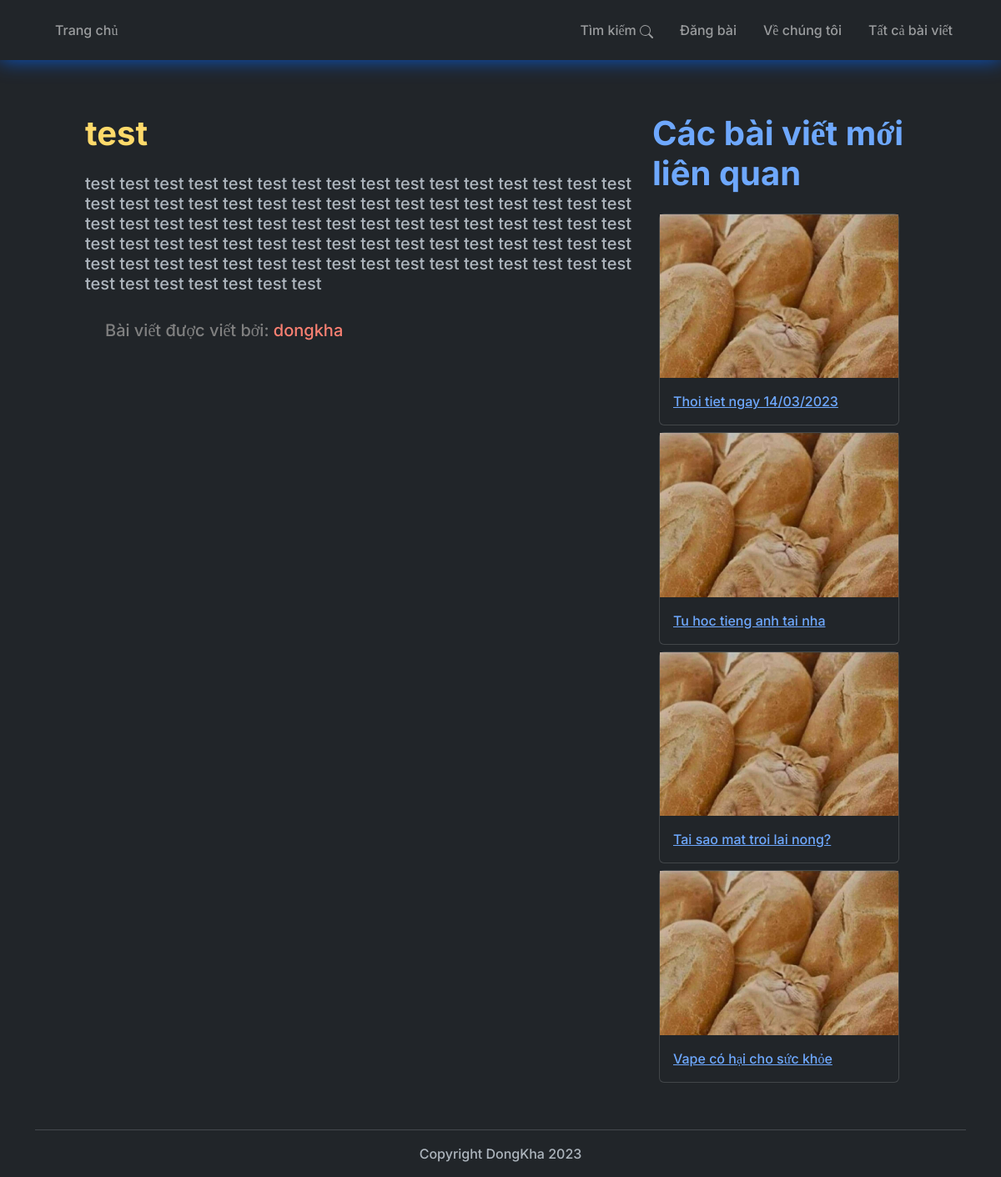
Screenshot of /read.php?id=7 with the database file from the repository.
### tables this page shows
CREATE TABLE `data` (
  `id` int(255) NOT NULL,
  `date` date NOT NULL DEFAULT current_timestamp(),
  `title` text NOT NULL,
  `content` text NOT NULL,
  `author` text NOT NULL
);

### read.php (the view, shortened to what this page needs)
 <?php
 include './utils/database.php';
    if (isset($_GET['id'])) {
      $id = $_GET['id'];
      $sql = "SELECT * FROM data WHERE id='".$id."'";
                $result = $db_connect->query($sql);
                if ($result->num_rows > 0) {
                  $row = $result->fetch_assoc();
                }
    }
 ?>
 <!DOCTYPE html>
 <html>
 <head>
 <link rel="stylesheet" type="text/css" href="/style.css">
<body data-bs-theme="dark">
  <?php
    include './navbar.php';
 ?>
    <div class="container">
      <div class="row m-5">
         <div class="col-md-8">
          <h1 class="py-3 fw-bold h1" style="color: var(--bs-warning-text-emphasis)"><?php echo $row['title']; ?></h1>
          <div class="row">
            <h5><?php echo $row['content']; ?></h5>
            <div class="container m-4">
              <h5 style="color: grey;">Bài viết được viết bởi: <span style="color: salmon;"><?php echo $row['author']; ?></span></h5>
            </div>
          </div>
        </div>
        <div class="col-md-4">
          <h1 class="py-3 fw-bold h1" style="color: var(--bs-primary-text-emphasis)">Các bài viết mới liên quan</h1>
          <?php
                $sql = "SELECT * FROM data WHERE 1";
                $result = $db_connect->query($sql);
                if ($result->num_rows > 0) {
                  for ($x = 0; $x < 4; $x += 1){
                      $row = $result->fetch_assoc();
                      echo "<div class=\"card m-2\" style=\"width: 18rem;\"><img src=\"/files/thumbnail.jpg\" class=\"card-img-left\" alt=\"title\"><div class=\"card-body\"><a class=\"card-text\" href=\"/read.php?id=".$row['id']."\">".$row['title']."</a></div></div>";
                    }
                } else {
                  echo "0 results";
                }
             ?>
        </div>
      </div>
    </div>
 </body>
 <div class="container footer">
   <hr>
   <p class="text-center">Copyright DongKha 2023</p>
 </div>
 </html>

### navbar.php (shortened to what this page needs)
<nav class="navbar navbar-expand-lg bg-dark" data-bs-theme="dark">
  <div class="container">
    <div class="collapse navbar-collapse" id="navbarNav">
      <ul class="navbar-nav mr-auto">
        <li class="nav-item">
          <a class="nav-link btn" aria-current="page" href="/index.php">Trang chủ</a>
        </li>
      </ul>
      <ul class="navbar-nav ms-auto">
        <li class="nav-item">
          <a class="nav-link btn btn-outline-primary m-2" aria-current="page" data-bs-toggle="modal" data-bs-target="#search">Tìm kiếm </i></a>
        </li>
        <li class="nav-item">
          <a class="nav-link btn btn-primary m-2" aria-current="page" href="/post.php" >Đăng bài</a>
        </li>
        <li class="nav-item">
          <a class="nav-link btn btn-primary m-2" aria-current="page" href="/about.php" >Về chúng tôi</a>
        </li>
        <li class="nav-item">
          <a class="nav-link btn btn-primary m-2" aria-current="page" href="/all.php" >Tất cả bài viết</a>
        </li>
     </ul>
    </div>
  </div>
</nav>

### style.css (style rules this page uses)
* { font-family: 'Inter'; font-weight: 500; }
.navbar { -webkit-box-shadow:0px 0px 25px 0px rgba(0,102,255,0.76); -moz-box-shadow: 0px 0px 25px 0px rgba(0,102,255,0.76); box-shadow: 0px 0px 25px 0px rgba(0,102,255,0.76); }
.nav-link { transition: all 200ms; border-radius: 11px; }
.card { transition: all 200ms cubic-bezier(0,.73,.65,1.15); }

### rows the page displays
data: title "test", content "test test test test test test test test test test test test test test test test test test test test test test test test test test test test test test test test test test test test test test test test test test test test test test test test test test test test test test test test test test test test test test test test test test test test test test test test test test test test test test test test test test test test test test test", author "dongkha"
data: title "Thoi tiet ngay 14/03/2023"
data: title "Tu hoc tieng anh tai nha"
data: title "Tai sao mat troi lai nong?"
data: title "Vape có hại cho sức khỏe"
